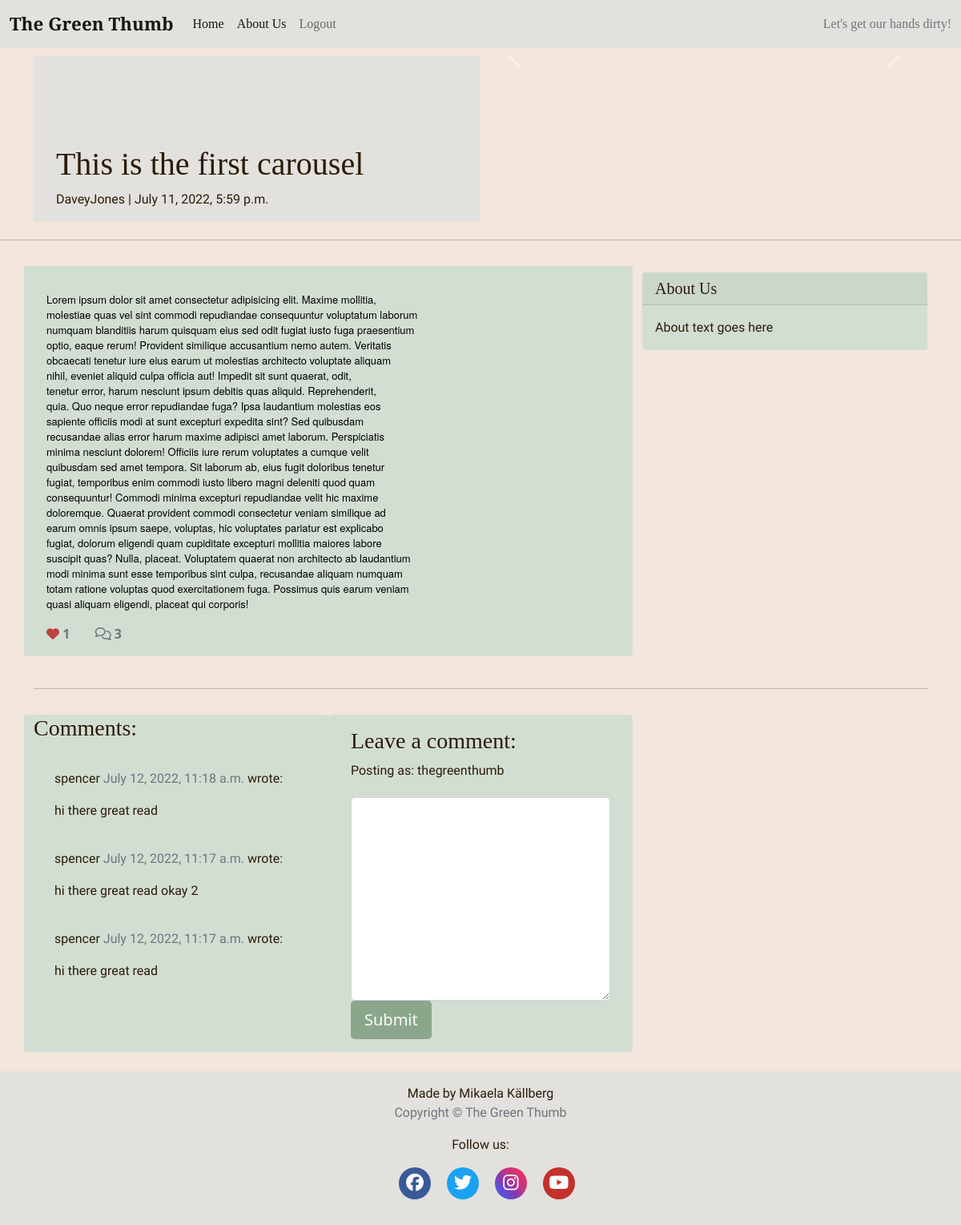
Screenshot of /this-is-the-first-carousel/ (signed in) with the database file from the repository.
### blog/models.py (models this page shows, shortened)
class BlogPost(models.Model):
    title = models.CharField(
        max_length=200, unique=True, null=False, blank=False)
    slug = models.SlugField(max_length=200, unique=True)
    created_on = models.DateTimeField(auto_now_add=True)
    updated_on = models.DateTimeField(auto_now=True)
    content = models.TextField(blank=True)
    excerpt = models.TextField(blank=True)
    author = models.ForeignKey(
        User, on_delete=models.CASCADE, related_name='blog_posts',
        default=id(0))
    status = models.IntegerField(choices=STATUS, default=0)
    featured_image = CloudinaryField('image', default='placeholder')
    alt_tag = models.CharField(max_length=100, default='image related to post')
    likes = models.ManyToManyField(
        User, related_name='blogpost_like', blank=True)
    class Meta:
        ordering = ['-created_on']
    def number_of_likes(self):
        return self.likes.count()

class CommentSection(models.Model):
    post = models.ForeignKey(
        BlogPost,
        on_delete=models.CASCADE,
        related_name='comments'
        )
    name = models.ForeignKey(
        User,
        on_delete=models.CASCADE,
        max_length=200,
        related_name='comment_author'
        )
    email = models.EmailField()
    body = models.TextField(max_length=400)
    created_on = models.DateTimeField(auto_now_add=True)
    approved = models.BooleanField(default=False)
    class Meta:
        ordering = ['created_on']

### blog/views.py (the view, shortened to what this page needs)
# urls.py: path('<slug:slug>/', views.PostDetail.as_view(), name='post_detail'),
class PostDetail(View):
    def get(self, request, slug, *args, **kwargs):
        queryset = BlogPost.objects.filter(status=1)
        post = get_object_or_404(queryset, slug=slug)
        photos = PostImage.objects.filter(post=post)
        comments = post.comments.filter(approved=True).order_by('-created_on')
        liked = False
        if post.likes.filter(id=self.request.user.id).exists():
            liked = True
        return render(
            request,
            'post_detail.html',
            {
                'post': post,
                'photos': photos,
                'comments': comments,
                'commented': False,
                'liked': liked,
                'form': CommentForm(),
                'title': post.title,
            },
        )

### blog/forms.py
class CommentForm(forms.ModelForm):
    class Meta:
        model = CommentSection
        fields = ('body',)
        labels = {
            'body': _(''),
        }

### templates/post_detail.html (shortened to what this page needs)
{% extends 'base.html' %} {% block content %}
{% load crispy_forms_tags %}
<div class="masthead">
    <div class="container">
        <div class="row g-0">
            <div class="col-md-6 masthead-text">
                <h1 class="post-title">{{ post.title }}</h1>
                <p class="post-subtitle">{{ post.author }} | {{ post.created_on }}</p>
            </div>
            <div class="d-block col-md-6 masthead-image">
                {% if "placeholder" in post.featured_image.url %}
                <img src="https://res.cloudinary.com/mikakallberg/image/upload/v1656959946/vegetables_c8sl5c.jpg"
                    class="img-fluid" width="100%" alt="Image of carrots, leaks and potatoes on a wodden table">
                {% else %}
                <div id="carouselExampleIndicators" class="carousel slide" data-bs-ride="carousel">
                    <button class="carousel-control-prev" type="button" data-bs-target="#carouselExampleIndicators"
                        data-bs-slide="prev">
                        <span class="carousel-control-prev-icon" aria-hidden="true"></span>
                    </button>
                    <button class="carousel-control-next" type="button" data-bs-target="#carouselExampleIndicators"
                        data-bs-slide="next">
                        <span class="carousel-control-next-icon" aria-hidden="true"></span>
                    </button>
                </div>
                {% endif %}
            </div>
        </div>
    </div>
</div>
<div class="row">
    <div class="col">
        <hr>
    </div>
</div>
<div class="container">
    <div class="row">
        <div class="col card mb-4  mt-3 left  top">
            <div class="card-body">
                <p class="card-text ">{{ post.content | safe }}</p>
                <div class="row">
                    <div class="col-1">
                        <strong>
                            {% if user.is_authenticated %}
                            <form class="d-inline" action="{% url 'post_like' post.slug %}" method="POST">
                                {% if liked %}
                                <button type="submit" name="blogpost_id" value="{{post.slug}}" class="btn-like"><i
                                        class="fas fa-heart"></i></button>
                                {% else %}
                                <button type="submit" name="blogpost_id" value="{{post.slug}}" class="btn-like"><i
                                        class="far fa-heart"></i></button>
                                {% endif %}
                            </form>
                            {% else %}
                            <span><i class="far fa-heart"></i></span>
                            {% endif %}
                            <span class="text-secondary">{{ post.number_of_likes }}</span>
                        </strong>
                    </div>
                    <div class="col-1">
                        {% with comments.count as total_comments %}
                        <strong class="text-secondary"><i class="far fa-comments"></i>
                            {{ total_comments }}
                        </strong>
                        {% endwith %}
                    </div>
                </div>
            </div>
        </div>
        {% block sidebar %}
        {% include 'sidebar.html' %}
        {% endblock sidebar %}
    </div>
    <div class="row">
        <div class="col">
            <hr>
        </div>
    </div>
    <div class="row">
        <div class="col-md-4 card mb-4  mt-3 ">
            <h3>Comments:</h3>
            <div class="card-body">
                {% for comment in comments %}
                <div class="comments" style="padding: 10px;">
                    <p class="font-weight-bold">
                        {{ comment.name }}
                        <span class=" text-muted font-weight-normal">
                            {{ comment.created_on }}
                        </span> wrote:
                    </p>
                    {% if request.user == comment.name %}
                    {{ comment.body | linebreaks }}
                    <a href="{% url 'update_comment' comment.pk %}"><i class="fa-solid fa-file-pen"></i></a>
                    <a href="{% url 'delete_comment' post.slug comment.pk %}"><i class="fa-solid fa-trash-can"></i></a>
                    {% else %}
                    {{ comment.body | linebreaks }}
                    {% endif %}
                </div>
                {% endfor %}
            </div>
        </div>
        <div class="col-md-4 card mb-4  mt-3 ">
            <div class="card-body">
                {% if commented %}
                <div class="alert alert-success {{ message.tags }} alert-dismissible fade show" id="msg" role="alert">
                    Your comment is awaiting approval
                    <button type="button" class="btn-close" data-bs-dismiss="alert" aria-label="Close"></button>
                </div>
                {% else %}
                {% if user.is_authenticated %}
                <h3>Leave a comment:</h3>
                <p>Posting as: {{ user.username }}</p>
                <form method="post" style="margin-top: 1.3em;">
                    {{ form | crispy }}
                    <button type="submit" class="btn btn-signup btn-lg">Submit</button>
                </form>
                {% endif %}
                {% endif %}
            </div>
        </div>
    </div>
</div>
{% endblock content %}

### static/css/style.css (style rules this page uses)
* { margin: 0; padding: 0; border: none; box-sizing: border-box; }
body { background-color: #f3e6dc; background-image: url('https://res.cloudinary.com/mikakallberg/image/upload/w_1000,ar_16:9,c_fill,g_auto,e_sharpen/v1656959952/dirt_sun_tndbjc.jpg'); background-position: center center; background-repeat: no-repeat; background-size: cover; background-attachment:fixed; }
html, body { height: 100%; }
h1, h2, h3, h4, h5 { font-family: 'Playfair Display', serif; color: #2b1b08; }
p { font-family: 'Gentium Book Plus', sans-serif; color: #2b1b08; }
.btn-signup { background-color: #8ba78b; color: #fbfcfb; }
.btn-like { color: #bd4242; border: none; background: transparent; }
.card { border: none; background-color: #d3ded3; }
.masthead { margin-top: 10px; overflow: hidden; position: relative; display: inline-block; width: 100%; }
.masthead-text { background-color: #e3e1dd; position: relative; }
.masthead-image { position: relative; overflow: hidden; }
.post-title { margin-top: 20%; margin-left: 5%; }
.post-subtitle { margin-left: 5%; }

### rows the page displays
BlogPost: title "This is the first carousel", author "DaveyJones", created_on "July 11, 2022, 5:59 p.m.", content "Lorem ipsum dolor sit amet consectetur adipisicing elit. Maxime mollitia, molestiae quas vel sint commodi repudiandae consequuntur voluptatum laborum numquam blanditiis harum quisquam eius sed odit fugiat iusto fuga praesentium optio, eaque rerum! Provident similique accusantium nemo autem. Veritatis obcaecati tenetur iure eius earum ut molestias architecto voluptate aliquam nihil, eveniet aliquid culpa officia aut! Impedit sit sunt quaerat, odit, tenetur error, harum nesciunt ipsum debitis quas aliquid. Reprehenderit, quia. Quo neque error repudiandae fuga? Ipsa laudantium molestias eos sapiente officiis modi at sunt excepturi expedita sint? Sed quibusdam recusandae alias error harum…", number_of_likes "1"
CommentSection: name "spencer", created_on "July 12, 2022, 11:18 a.m.", body "hi there great read"
CommentSection: name "spencer", created_on "July 12, 2022, 11:17 a.m.", body "hi there great read okay 2"
CommentSection: name "spencer", created_on "July 12, 2022, 11:17 a.m.", body "hi there great read"

### other values shown
{{ total_comments }} "3"
{{ user.username }} "thegreenthumb"
